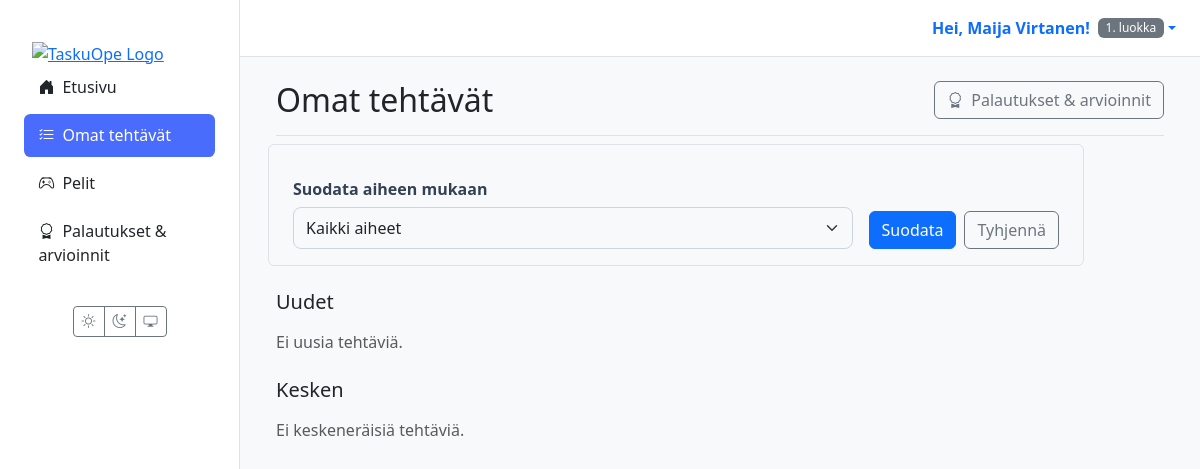
The page /oppilas/tehtavat/ (signed in) on the database as committed earlier.
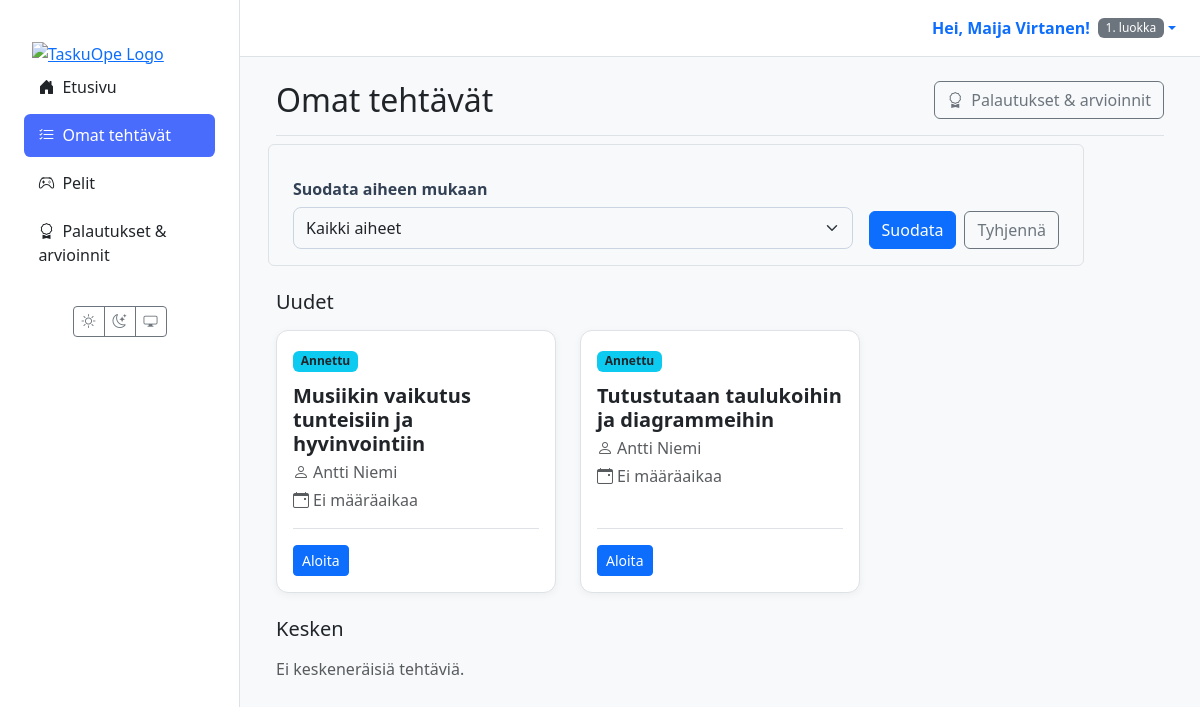
The same page on the database as committed later.
### materials/models.py (models this page shows, shortened)
class Assignment(models.Model):
    class Status(models.TextChoices):
        ASSIGNED = "ASSIGNED", _("Annettu")
        IN_PROGRESS = "IN_PROGRESS", _("Kesken")
        SUBMITTED = "SUBMITTED", _("Palautettu")
        GRADED = "GRADED", _("Arvioitu")
    id = models.UUIDField(primary_key=True, default=uuid.uuid4, editable=False)
    material = models.ForeignKey(Material, on_delete=models.CASCADE, verbose_name=_("Materiaali"))
    student = models.ForeignKey(
        settings.AUTH_USER_MODEL,
        related_name='assignments',
        on_delete=models.CASCADE,
        limit_choices_to={'role': 'STUDENT'},
        verbose_name=_("Oppilas"),
    )
    assigned_by = models.ForeignKey(
        settings.AUTH_USER_MODEL,
        related_name='assigned_tasks',
        on_delete=models.CASCADE,
        limit_choices_to={'role': 'TEACHER'},
        verbose_name=_("Antanut opettaja"),
    )
    due_at = models.DateTimeField(null=True, blank=True, verbose_name=_("Määräaika"))
    status = models.CharField(max_length=20, choices=Status.choices, default=Status.ASSIGNED, verbose_name=_("Tila"))
    draft_response = models.TextField(blank=True, null=True, verbose_name=_("Luonnosvastaus"))
    created_at = models.DateTimeField(auto_now_add=True, verbose_name=_("Luotu"))
    class Meta:
        constraints = [
            models.UniqueConstraint(fields=['material', 'student'], name='unique_assignment_per_student'),
        ]
        indexes = [
            models.Index(fields=['status']),
            models.Index(fields=['due_at']),
            models.Index(fields=['student']),
            models.Index(fields=['assigned_by']),
        ]
        verbose_name = _("Tehtävänanto")
        verbose_name_plural = _("Tehtävänannot")

class Material(models.Model):
    class MaterialType(models.TextChoices):
        TASK = 'tehtävä', _('Tehtävä')
        LEARNING_MATERIAL = 'oppimateriaali', _('Oppimateriaali')
        TEST = 'testi', _('Testi')
        EXAM = 'koe', _('Koe')
        GAME = 'peli', _('Peli')
    class Status(models.TextChoices):
        DRAFT = 'DRAFT', _('Luonnos')
        PENDING_APPROVAL = 'PENDING', _('Odottaa hyväksyntää')
        APPROVED = 'APPROVED', _('Hyväksytty')
        REJECTED = 'REJECTED', _('Hylätty')
    GRADE_CHOICES = [(str(i), f"{i}. luokka") for i in range(1, 7)]
    id = models.UUIDField(primary_key=True, default=uuid.uuid4, editable=False)
    title = models.CharField(max_length=255, verbose_name=_("Otsikko"))
    content = models.TextField(
        verbose_name=_("Sisältö"),
        help_text=_("Raakasisältö, esim. AI:n tuottama teksti.")
    )
    structured_content = models.JSONField(
        null=True,
        blank=True,
        verbose_name=_("Jäsennelty sisältö"),
        help_text=_("Esim. monivalinnat tai tehtävän rakenne JSON-muodossa.")
    )
    material_type = models.CharField(
        max_length=50,
        choices=MaterialType.choices,
        default=MaterialType.TASK,
        verbose_name=_("Materiaalin tyyppi"),
    )
    subject = models.CharField(max_length=100, null=True, blank=True, verbose_name=_("Aine"))
    grade_level = models.CharField(
        max_length=20,
        choices=GRADE_CHOICES,
        null=True,
        blank=True,
        verbose_name=_("Luokka-aste"),
    )
    audience = models.JSONField(
        null=True,
        blank=True,
        verbose_name=_("Kohderyhmä"),
        help_text=_("Esim. {'learning_styles': ['visuaalinen'], 'languages': ['fi']}")
    )
    author = models.ForeignKey(
        settings.AUTH_USER_MODEL,
        related_name='authored_materials',
        on_delete=models.CASCADE,
        limit_choices_to={'role': 'TEACHER'},
        verbose_name=_("Tekijä (opettaja)"),
    )
    prompt = models.ForeignKey(
        Prompt,
        on_delete=models.SET_NULL,
        null=True,
        blank=True,
        verbose_name=_("Kehoite"),
    )
    status = models.CharField(
        max_length=50,
        choices=Status.choices,
        default=Status.DRAFT,
        verbose_name=_("Tila"),
    )
    version = models.IntegerField(default=1, verbose_name=_("Versio"))
    parent = models.ForeignKey(
        'self',
        on_delete=models.SET_NULL,
        null=True,
        blank=True,
        related_name='versions',
        verbose_name=_("Edellinen versio"),
    )
    created_at = models.DateTimeField(auto_now_add=True, verbose_name=_("Luotu"))
    updated_at = models.DateTimeField(auto_now=True, verbose_name=_("Päivitetty"))
    class Meta:
        verbose_name = _("Materiaali")
        verbose_name_plural = _("Materiaalit")

### users/models.py (models this page shows, shortened)
class CustomUser(AbstractUser):
    class Role(models.TextChoices):
        TEACHER = 'TEACHER', 'Teacher'
        STUDENT = 'STUDENT', 'Student'
    role = models.CharField(max_length=50, choices=Role.choices, default=Role.STUDENT)
    grade_class = models.PositiveSmallIntegerField(
        verbose_name="Luokka-aste",
        null=True,
        blank=True,
        choices=[(i, f"{i}. luokka") for i in range(1, 7)]
    )
    profile_image = models.ImageField(
        verbose_name="Profiilikuva",
        upload_to='profile_pics/',
        null=True,
        blank=True
    )

### materials/views/student.py (the view)
# urls.py: path("oppilas/tehtavat/", views.student_assignments_view, name="student_assignments"),
@login_required(login_url='kirjaudu')
def student_assignments_view(request):
    user = request.user
    if user.role != 'STUDENT':
        return redirect('dashboard')
    selected_status = request.GET.get('status', '')
    selected_subject = request.GET.get('subject', '')
    qs = Assignment.objects.select_related('material', 'assigned_by').filter(
        student=user
    ).exclude(
        status='GRADED',  # Piilota suoritetut pelit
        material__material_type='peli'  # Vain pelit piilotetaan
    )
    subjects = qs.exclude(material__subject__isnull=True).exclude(material__subject='').values_list('material__subject', flat=True).distinct().order_by('material__subject')
    if selected_status:
        qs = qs.filter(status=selected_status)
    if selected_subject:
        qs = qs.filter(material__subject=selected_subject)
    ctx = {
        "assigned": qs.filter(status="ASSIGNED"),
        "in_progress": qs.filter(status="IN_PROGRESS"),
        "submitted": qs.filter(status__in=["SUBMITTED"]),  # GRADED ei enää mukana
        "subjects": subjects,
        "selected_subject": selected_subject,
        "selected_status": selected_status,
        "now": timezone.now(),
    }
    return render(request, 'student/assignments.html', ctx)

### templates/student/assignments.html (shortened to what this page needs)
{% extends 'partials/base.html' %}
{% block content %}
<div class="container-fluid">
  <div class="d-flex justify-content-between align-items-center mb-4 border-bottom pb-3">
    <h1 class="h2 mb-0">Omat tehtävät</h1>
    <a href="{% url 'student_grades' %}" class="btn btn-outline-secondary">
      <i class="bi bi-award me-1"></i> Palautukset & arvioinnit
    </a>
  </div>
  <div style="max-width: 800px;" class="mb-4">
    <form method="get" class="row g-3 align-items-end p-3 rounded border">
      <div class="col-md">
        <label for="subject-filter" class="form-label fw-bold">Suodata aiheen mukaan</label>
        <select name="subject" id="subject-filter" class="form-select">
          <option value="">Kaikki aiheet</option>
        </select>
      </div>
      <div class="col-md-auto">
        <div class="d-flex gap-2">
          <button type="submit" class="btn btn-primary">Suodata</button>
          <a href="{% url 'material_list' %}" class="btn btn-outline-secondary">Tyhjennä</a>
        </div>
      </div>
    </form>
  </div>
  <section class="mb-4">
    <h2 class="h5 mb-3">Uudet</h2>
    <div class="row row-cols-1 row-cols-md-2 row-cols-xl-3 g-4">
      {% for a in assigned %}
        <div class="col">
          <article class="card material-card h-100">
            <div class="card-body d-flex flex-column">
              <div class="mb-2">
                <span class="badge bg-info text-dark">Annettu</span>
              </div>
              <h5 class="card-title mt-1">{{ a.material.title }}</h5>
              <p class="card-subtitle mb-2 text-muted">
                <i class="bi bi-person me-1"></i>{{ a.assigned_by.get_full_name|default:a.assigned_by.username }}
              </p>
              <p class="card-subtitle mb-3 text-muted">
                <i class="bi bi-calendar-event me-1"></i>{{ a.due_at|date:"d.m.Y H:i"|default:"Ei määräaikaa" }}
              </p>
              <div class="card-actions mt-auto pt-3">
                <a href="{% url 'assignment_detail' assignment_id=a.id %}" class="btn btn-sm btn-primary">Aloita</a>
              </div>
            </div>
          </article>
        </div>
      {% empty %}
        <div class="col-12 text-muted">Ei uusia tehtäviä.</div>
      {% endfor %}
    </div>
  </section>
  <section class="mb-4">
    <h2 class="h5 mb-3">Kesken</h2>
    <div class="row row-cols-1 row-cols-md-2 row-cols-xl-3 g-4">
      {% for a in in_progress %}
        <div class="col">
          <article class="card material-card h-100">
            <div class="card-body d-flex flex-column">
                <div class="mb-2">
                  <span class="badge bg-warning text-dark">Kesken</span>
                </div>
                <h5 class="card-title mt-1">{{ a.material.title }}</h5>
                <p class="card-subtitle mb-2 text-muted">
                  <i class="bi bi-person me-1"></i>{{ a.assigned_by.get_full_name|default:a.assigned_by.username }}
                </p>
                <p class="card-subtitle mb-3 text-muted">
                  <i class="bi bi-calendar-event me-1"></i>{{ a.due_at|date:"d.m.Y H:i"|default:"Ei määräaikaa" }}
                </p>
                <div class="card-actions mt-auto pt-3">
                  <a href="{% url 'assignment_detail' assignment_id=a.id %}" class="btn btn-sm btn-primary">Jatka</a>
                </div>
            </div>
          </article>
        </div>
      {% empty %}
        <div class="col-12 text-muted">Ei keskeneräisiä tehtäviä.</div>
      {% endfor %}
    </div>
  </section>
</div>
{% endblock %}

Rows that differ between the two databases and show on the page:
added Assignment: material "Musiikin vaikutus tunteisiin ja hyvinvointiin", assigned_by.get_full_name "Antti Niemi", due_at "Ei määräaikaa"
added Assignment: material "Tutustutaan taulukoihin ja diagrammeihin", assigned_by.get_full_name "Antti Niemi", due_at "Ei määräaikaa"
Other text that changed with them:
text no longer shown: "Ei uusia tehtäviä."
